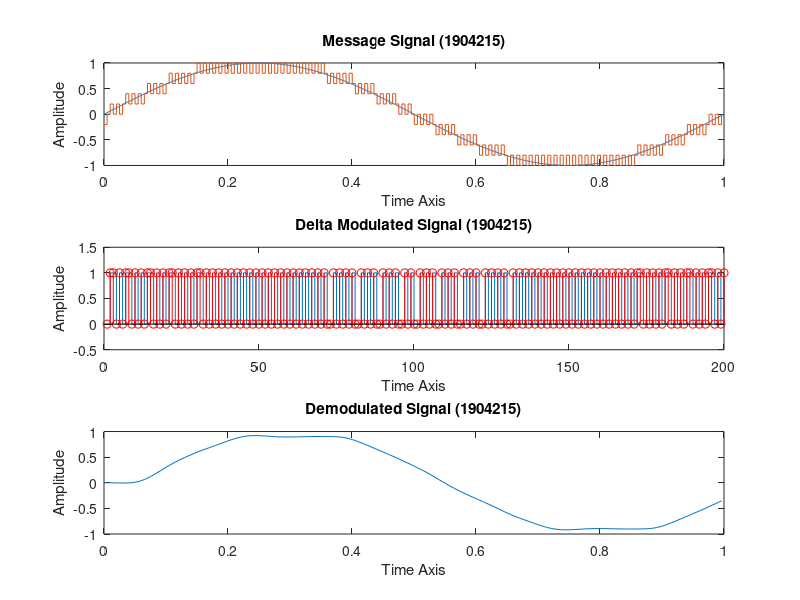

Recreate this plot in MATLAB. (Note: this script raises an error after producing the figure.)
%% Delta Modulati

clc; 
clear all; 
close all; 
pkg load signal

%Signal Parameters
A=1;
fc=1; 
t=linspace(0,1,1000);
x_t=A*sin(2*pi*fc*t);
s=.2; 

%Delta Modulation
s_t=0;
v=1;
mqc_t=0;
for i=1:5:length(t)
  if(x_t(1,i)>mqc_t(1,v))
  s_t(1,v)=1;
  mqc_t(1,v+1)=mqc_t(1,v)+s;
else
  s_t(1,v)=0;
  mqc_t(1,v+1)=mqc_t(1,v)-s;
end
t1(1,v)=t(1,i);
v=v+1;
end

subplot(3,1,1)
plot(t,x_t);
title('Message Signal (1904215)');
xlabel('Time Axis');
ylabel('Amplitude');
hold on
stairs(t1,mqc_t(2:201))

subplot(3,1,2)
stairs(s_t)
title('Delta Modulated Signal (1904215)');
xlabel('Time Axis');
ylabel('Amplitude');
hold on
stem(s_t,'r')
axis([0 200 -0.5 1.5])

%Demodulation
mq_t=0;

%Convert bit stream into steps and integrate
for i=1:length(s_t)
  if(s_t(i)==1)
  mq_t(i+1)=mq_t(i)+s;
else
  mq_t(i+1)=mq_t(i)-s;
end
end

%Low pass filter
[b,a]=butter(5,.1);
r_t=filter(b,a,mq_t);
subplot(3,1,3)
plot(t1,r_t(2:201))
title('Demodulated Signal (1904215)');
xlabel('Time Axis');
ylabel('Amplitude');


hold on;
xn=0; 

for i=1:l 
  if x(i)>xn(i) 
    d(i)=1; 
    xn(i+1)=xn(i)+delta; 
  else d(i)=0; xn(i+1)=xn(i)-delta; 
  end 
end 
stairs(xn) 
hold on 
for i=1:d 
  if d(i)>xn(i) 
    d(i)=0; 
    xn(i+1)=xn(i)-delta; 
  else d(i)=1; 
    xn(i+1)=xn(i)+delta; 
  end 
end 
plot(xn);
